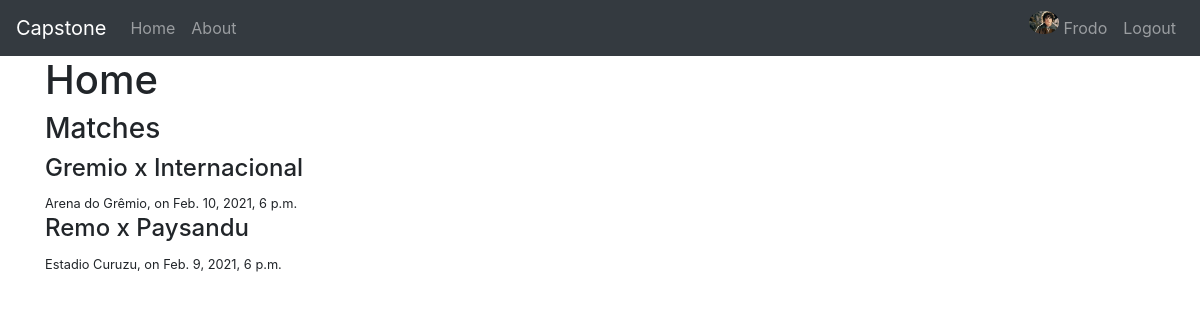
/ (signed in), run on the app's committed database.
### users/models.py (models this page shows, shortened)
class Profile(models.Model):
    user = models.OneToOneField(User, on_delete=models.CASCADE)
    image = models.ImageField(default='default.jpg', upload_to='profile_pics')

### final_project/models.py (models this page shows, shortened)
class Match(models.Model):
    local = models.CharField(max_length=15)
    visitor = models.CharField(max_length=15)
    place = models.CharField(default='', max_length=20)
    date = models.DateTimeField()

### final_project/views.py (the view)
# urls.py: 2. Add a URL to urlpatterns:  path('', views.home, name='home')
def home(request):
    context = {
        'matches': Match.objects.all()
    }
    return render(request, 'final_project/home.html', context)

### final_project/templates/final_project/home.html (shortened to what this page needs)
{% extends 'final_project/layout.html' %}
    {% block content %}
        <h1>Home</h1>
        <h3>Matches</h3>
            {% for match in matches %}
            <div>
                <h4>{{match.local}} x {{match.visitor}}</h4>
                <small>{{match.place}}, on {{match.date}}</small>
            </div>
            {% endfor %}
    {% endblock %}

### final_project/templates/final_project/layout.html (shortened to what this page needs)
{% load static %}
<!DOCTYPE html>
<html>
    <head>
      <link rel="stylesheet" href="{% static 'final_project/styles.css' %}">
      <link rel="stylesheet" href="https://maxcdn.bootstrapcdn.com/bootstrap/4.0.0/css/bootstrap.min.css">
    </head>
    <body>
      <nav class="navbar navbar-expand-md navbar-dark bg-dark">
        <div class="navbar-collapse collapse w-100 order-1 order-md-0 dual-collapse2">
          <a class="navbar-brand" href='{% url "home" %}'>Capstone</a>
          <ul class="navbar-nav mr-auto">
            <li class="nav-item">
              <a class="nav-link" href='{% url "home" %}'>Home</a>
            </li>
            <li class="nav-item">
              <a class="nav-link" href='{% url "about" %}'>About</a>
            </li>
          </ul>
        </div>
        <div class="navbar-collapse collapse w-100 order-3 dual-collapse2">
          <ul class="navbar-nav ml-auto">
            {%if user.is_authenticated %}
              <li class="nav-item">
                <a class="nav-link" href='{% url "profile" %}'>
                  <img src='{{user.profile.image.url}}' class="rounded-circle navbar-img">
                  {{user.username}}
                </a>
              </li>
              <li class="nav-item">
                <a class="nav-link" href='{% url "logout" %}'>Logout</a>
              </li>
            {% endif %}
          </ul>
        </div>
      </nav>
      <div class='container'>
        {% block content %}
        {% endblock %}
      </div>
    </body>
</html>

### final_project/static/final_project/styles.css (style rules this page uses)
body { background: red; color: blue; }
.navbar-img { position: relative; top: -5px; float: left; left: -5px; height: auto; width: auto; max-width: 30px; max-height: 30px; }

### data on the page
Match: local "Gremio", visitor "Internacional", place "Arena do Grêmio", date "Feb. 10, 2021, 6 p.m."
Match: local "Remo", visitor "Paysandu", place "Estadio Curuzu", date "Feb. 9, 2021, 6 p.m."

### other printed values
{{ user.username }} "Frodo"
